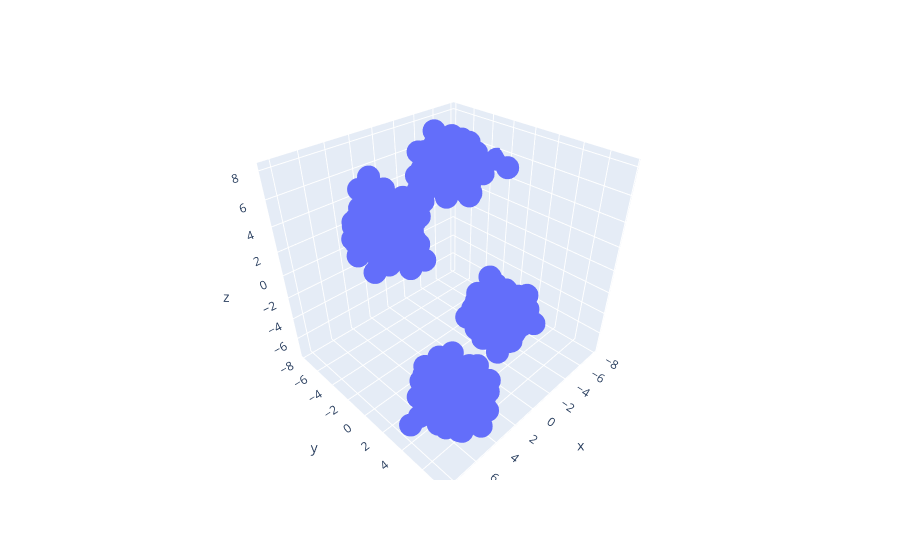

Notebook code cell kept with this figure:
### Code cell
import plotly.express as px
fig = px.scatter_3d(x=X[:,0], y=X[:,1], z=X[:,2])
fig.show()

### Figure 1 — Plotly figure (JSON) as saved in the notebook; plotly's stock layout.template omitted (floating-point values rounded to 4 significant figures; data arrays with more than 128 entries replaced by an {"elided": "..."} marker saying what was removed)
{"data": [{"hovertemplate": "x=%{x}<br>y=%{y}<br>z=%{z}<extra></extra>", "legendgroup": "", "marker": {"color": "#636efa", "symbol": "circle"}, "mode": "markers", "name": "", "scene": "scene", "showlegend": false, "type": "scatter3d", "x": {"elided": "768 float values"}, "y": {"elided": "768 float values"}, "z": {"elided": "768 float values"}}], "layout": {"autosize": true, "legend": {"tracegroupgap": 0}, "margin": {"t": 60}, "scene": {"aspectmode": "auto", "aspectratio": {"x": 1.03, "y": 0.9814, "z": 0.9888}, "domain": {"x": [0, 1], "y": [0, 1]}, "xaxis": {"title": {"text": "x"}, "type": "linear"}, "yaxis": {"title": {"text": "y"}, "type": "linear"}, "zaxis": {"title": {"text": "z"}, "type": "linear"}}}}
